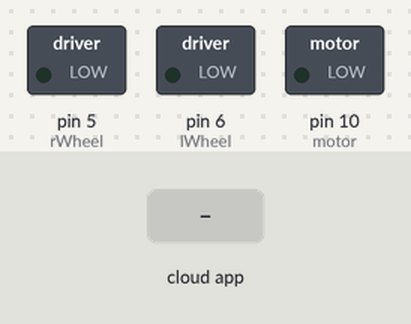
Recording of a sketch running on a simulated Arduino Uno, built with avr-gcc and run on an emulated ATmega328P. On the bench: switched loads named in the sketch (green lamp = pin HIGH). The test bench sets the inputs (shaded band). The ROS host is connected and sends only what is stated.

Above: at 1.2 s.
1.3 s: the phone or cloud app sets dix_x to -100
At 2.2 s:
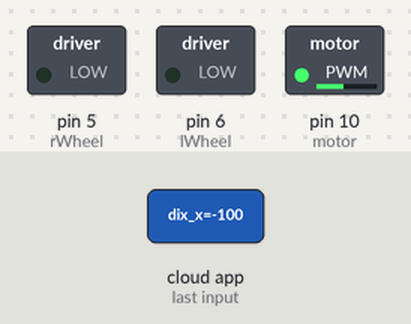
2.8 s: the phone or cloud app sets linear.x to -100
At 4.6 s:
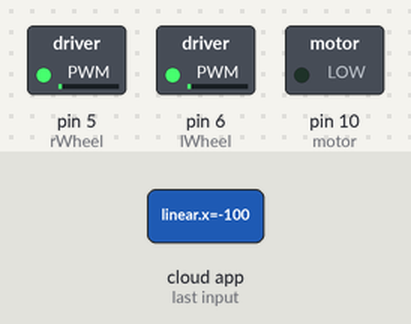
5.8 s: the phone or cloud app sets dix_x to 0
At 6.9 s:
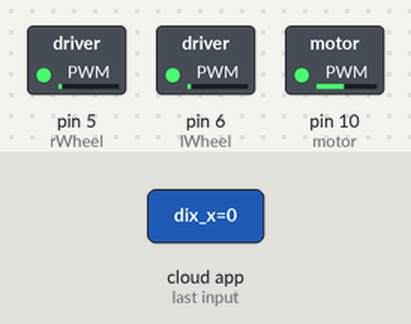
7.3 s: the phone or cloud app sets angular.z to -100
At 9.3 s:
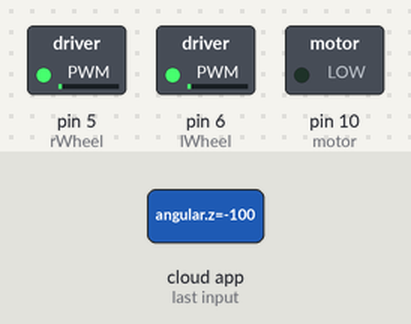
10.3 s: the phone or cloud app sets linear.x to 100
At 11.6 s:
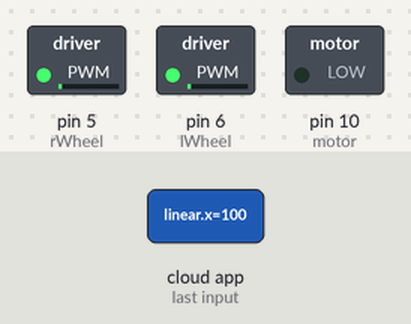
Timing chart, 0 to 12.8 s (numbered marks = the images above; inputs shaded):
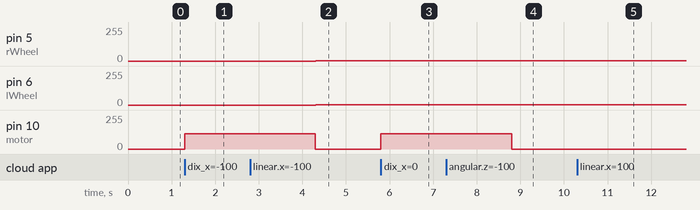

Measured:
- after the input at 1.3 s, pin 10 (motor): 0/255 → 114/255 at once
- after the input at 2.8 s, pin 5 (rWheel), pin 6 (lWheel): 0/255 → 2/255 after 1.5 s
- after the input at 5.8 s, pin 10 (motor): 0/255 → 115/255 at once
- after the input at 7.3 s, pin 5 (rWheel): 2/255 → 1/255 after 1.5 s; pin 6 (lWheel): 2/255 → 3/255 after 1.5 s
- after the input at 10.3 s, pin 5 (rWheel): 1/255 → 3/255 at once; pin 6 (lWheel): 3/255 → 1/255 at once

The sketch:

hotshot-motors.ino
```cpp
#include <ros.h>
#include <std_msgs/Float64.h>
#include <geometry_msgs/Twist.h>


#define motor 10
#define rWheel 5
#define lWheel 6
#define wheelSpeed 5

ros::NodeHandle nh;

int moveR = 0, moveL = 0;
float x = 0, y = 0, avgs = 0;
bool detected = false;

void MotorCbX( const std_msgs::Float64& msg);
void MotorCbY( const std_msgs::Float64& msg);
void twistCb( const geometry_msgs::Twist& twist);

ros::Subscriber<std_msgs::Float64> subX("dix_x", &MotorCbX);
ros::Subscriber<std_msgs::Float64> subY("dix_y", &MotorCbY);
ros::Subscriber <geometry_msgs::Twist> subT("cmd_vel", &twistCb);

void MotorCbX( const std_msgs::Float64& msg){
    x += msg.data * 100;

    detected = true;
    while(detected){
      analogWrite(10, getVoltage(getAvg()));
      delay(3000);
      analogWrite(10,0);
      detected = false;
    }
}

void MotorCbY( const std_msgs::Float64& msg) {
  y += msg.data * 100;
}

void twistCb( const geometry_msgs::Twist& twist) {
  moveR = (twist.linear.x - twist.angular.z);
  moveL = (twist.linear.x + twist.angular.z);
  if (moveR < 0) moveR *= -1;
  if (moveL < 0) moveL *= -1;

  analogWrite(rWheel, moveR+1);
  analogWrite(lWheel, moveL+1);
}

void setup()
{
  pinMode(lWheel, OUTPUT);
  pinMode(rWheel, OUTPUT);
  pinMode(motor, OUTPUT);

  nh.initNode();
  nh.subscribe(subX);
  nh.subscribe(subY);
  nh.subscribe(subT);
}


void loop() {
  while(!detected) {
    nh.spinOnce();
  }
}

float getAvg() {
    float avg = (x + y) / 2;
    avgs = (avgs + avg) / 2;
    return avgs * 1.15;
}

float getVoltage(float n) {
    float x[] = {100, 108, 115, 121, 128, 135, 144, 151, 158, 165, 171, 178, 183, 190, 196, 203, 208, 212, 216, 223, 230, 235, 237, 244, 250, 256, 262, 274, 283, 300, 310, 315, 322, 328, 335, 340};
    float y[] = {80, 85, 90, 95, 100, 105, 110, 115, 120, 125, 130, 135, 140, 145, 150, 155, 160, 165, 170, 175, 180, 185, 190, 195, 200, 205, 210, 215, 220, 225, 230, 235, 240, 245, 250, 255};

    for(int i = 0; i < sizeof(x)-1; i++) {
        if(x[i] <= n && x[i+1] > n)
            return (y[i+1]*(n-x[i])-y[i]*(n-x[i+1])) / (x[i+1] - x[i]);
    }
}
```
